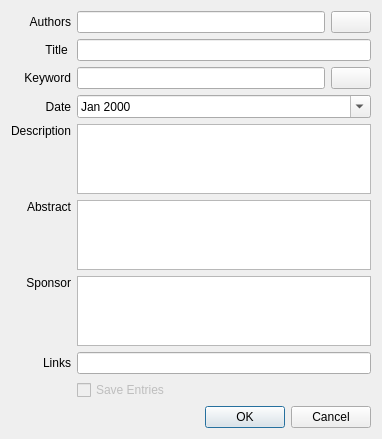
<ui version="4.0" >
 <class>CreateMidasItemDialog</class>
 <widget class="QDialog" name="CreateMidasItemDialog" >
  <property name="geometry" >
   <rect>
    <x>0</x>
    <y>0</y>
    <width>382</width>
    <height>422</height>
   </rect>
  </property>
  <property name="windowTitle" >
   <string>Create item</string>
  </property>
  <property name="windowIcon" >
   <iconset resource="DionysusIcons.qrc" >
    <normaloff>:/icons/document_add.png</normaloff>:/icons/document_add.png</iconset>
  </property>
  <property name="modal" >
   <bool>true</bool>
  </property>
  <layout class="QGridLayout" name="gridLayout" >
   <item row="0" column="0" >
    <widget class="QLabel" name="label" >
     <property name="text" >
      <string>Authors</string>
     </property>
     <property name="alignment" >
      <set>Qt::AlignRight|Qt::AlignTrailing|Qt::AlignVCenter</set>
     </property>
     <property name="margin" >
      <number>3</number>
     </property>
     <property name="buddy" >
      <cstring>authorsEdit</cstring>
     </property>
    </widget>
   </item>
   <item row="0" column="1" >
    <layout class="QHBoxLayout" name="horizontalLayout_2" >
     <item>
      <widget class="QLineEdit" name="authorsEdit" >
       <property name="toolTip" >
        <string>First and Last name should be seperate using a &lt;i>comma&lt;/i>.&lt;br> Different Authors {First, Last} name pairs should be seperated using a &lt;i>semicolon&lt;/i>.</string>
       </property>
      </widget>
     </item>
     <item>
      <widget class="QPushButton" name="addAuthorButton" >
       <property name="icon" >
        <iconset resource="DionysusIcons.qrc" >
         <normaloff>:/icons/add2.png</normaloff>:/icons/add2.png</iconset>
       </property>
      </widget>
     </item>
    </layout>
   </item>
   <item row="1" column="0" >
    <widget class="QLabel" name="label_4" >
     <property name="text" >
      <string>Title </string>
     </property>
     <property name="alignment" >
      <set>Qt::AlignRight|Qt::AlignTrailing|Qt::AlignVCenter</set>
     </property>
     <property name="margin" >
      <number>3</number>
     </property>
     <property name="buddy" >
      <cstring>titleEdit</cstring>
     </property>
    </widget>
   </item>
   <item row="1" column="1" >
    <widget class="QLineEdit" name="titleEdit" />
   </item>
   <item row="2" column="0" >
    <widget class="QLabel" name="label_6" >
     <property name="text" >
      <string>Keyword</string>
     </property>
     <property name="alignment" >
      <set>Qt::AlignRight|Qt::AlignTrailing|Qt::AlignVCenter</set>
     </property>
     <property name="margin" >
      <number>3</number>
     </property>
     <property name="buddy" >
      <cstring>keywordsEdit</cstring>
     </property>
    </widget>
   </item>
   <item row="2" column="1" >
    <layout class="QHBoxLayout" name="horizontalLayout" >
     <item>
      <widget class="QLineEdit" name="keywordsEdit" >
       <property name="toolTip" >
        <string>Different keyword should separated using a &lt;i>slash&lt;/i></string>
       </property>
       <property name="alignment" >
        <set>Qt::AlignLeading</set>
       </property>
      </widget>
     </item>
     <item>
      <widget class="QPushButton" name="addKeywordButton" >
       <property name="icon" >
        <iconset resource="DionysusIcons.qrc" >
         <normaloff>:/icons/add2.png</normaloff>:/icons/add2.png</iconset>
       </property>
      </widget>
     </item>
    </layout>
   </item>
   <item row="3" column="0" >
    <widget class="QLabel" name="label_2" >
     <property name="text" >
      <string>Date</string>
     </property>
     <property name="alignment" >
      <set>Qt::AlignRight|Qt::AlignTrailing|Qt::AlignVCenter</set>
     </property>
     <property name="margin" >
      <number>3</number>
     </property>
     <property name="buddy" >
      <cstring>issueDateEdit</cstring>
     </property>
    </widget>
   </item>
   <item row="3" column="1" >
    <widget class="QDateEdit" name="issueDateEdit" >
     <property name="displayFormat" >
      <string>MMM yyyy</string>
     </property>
     <property name="calendarPopup" >
      <bool>true</bool>
     </property>
    </widget>
   </item>
   <item row="4" column="0" >
    <widget class="QLabel" name="label_9" >
     <property name="text" >
      <string>Description</string>
     </property>
     <property name="alignment" >
      <set>Qt::AlignRight|Qt::AlignTop|Qt::AlignTrailing</set>
     </property>
     <property name="margin" >
      <number>3</number>
     </property>
     <property name="buddy" >
      <cstring>descriptionEdit</cstring>
     </property>
    </widget>
   </item>
   <item row="4" column="1" >
    <widget class="QTextEdit" name="descriptionEdit" >
     <property name="maximumSize" >
      <size>
       <width>16777215</width>
       <height>120</height>
      </size>
     </property>
    </widget>
   </item>
   <item row="5" column="0" >
    <widget class="QLabel" name="label_7" >
     <property name="text" >
      <string>Abstract</string>
     </property>
     <property name="alignment" >
      <set>Qt::AlignRight|Qt::AlignTop|Qt::AlignTrailing</set>
     </property>
     <property name="margin" >
      <number>3</number>
     </property>
     <property name="buddy" >
      <cstring>abstractEdit</cstring>
     </property>
    </widget>
   </item>
   <item row="5" column="1" >
    <widget class="QTextEdit" name="abstractEdit" >
     <property name="maximumSize" >
      <size>
       <width>16777215</width>
       <height>120</height>
      </size>
     </property>
    </widget>
   </item>
   <item row="6" column="0" >
    <widget class="QLabel" name="label_8" >
     <property name="text" >
      <string>Sponsor</string>
     </property>
     <property name="alignment" >
      <set>Qt::AlignRight|Qt::AlignTop|Qt::AlignTrailing</set>
     </property>
     <property name="margin" >
      <number>3</number>
     </property>
     <property name="buddy" >
      <cstring>sponsorEdit</cstring>
     </property>
    </widget>
   </item>
   <item row="6" column="1" >
    <widget class="QTextEdit" name="sponsorEdit" >
     <property name="maximumSize" >
      <size>
       <width>16777215</width>
       <height>120</height>
      </size>
     </property>
    </widget>
   </item>
   <item row="7" column="0" >
    <widget class="QLabel" name="label_3" >
     <property name="text" >
      <string>Links</string>
     </property>
     <property name="alignment" >
      <set>Qt::AlignRight|Qt::AlignTrailing|Qt::AlignVCenter</set>
     </property>
     <property name="margin" >
      <number>3</number>
     </property>
     <property name="buddy" >
      <cstring>linksEdit</cstring>
     </property>
    </widget>
   </item>
   <item row="7" column="1" >
    <widget class="QLineEdit" name="linksEdit" />
   </item>
   <item row="8" column="1" >
    <widget class="QCheckBox" name="saveEntryCheckBox" >
     <property name="enabled" >
      <bool>false</bool>
     </property>
     <property name="text" >
      <string>Save Entries</string>
     </property>
    </widget>
   </item>
   <item row="9" column="0" colspan="2" >
    <widget class="QDialogButtonBox" name="buttonBox" >
     <property name="orientation" >
      <enum>Qt::Horizontal</enum>
     </property>
     <property name="standardButtons" >
      <set>QDialogButtonBox::Cancel|QDialogButtonBox::Ok</set>
     </property>
    </widget>
   </item>
  </layout>
 </widget>
 <resources>
  <include location="DionysusIcons.qrc" />
 </resources>
 <connections>
  <connection>
   <sender>buttonBox</sender>
   <signal>accepted()</signal>
   <receiver>CreateMidasItemDialog</receiver>
   <slot>accept()</slot>
   <hints>
    <hint type="sourcelabel" >
     <x>196</x>
     <y>465</y>
    </hint>
    <hint type="destinationlabel" >
     <x>196</x>
     <y>243</y>
    </hint>
   </hints>
  </connection>
  <connection>
   <sender>buttonBox</sender>
   <signal>rejected()</signal>
   <receiver>CreateMidasItemDialog</receiver>
   <slot>reject()</slot>
   <hints>
    <hint type="sourcelabel" >
     <x>196</x>
     <y>465</y>
    </hint>
    <hint type="destinationlabel" >
     <x>196</x>
     <y>243</y>
    </hint>
   </hints>
  </connection>
 </connections>
</ui>
